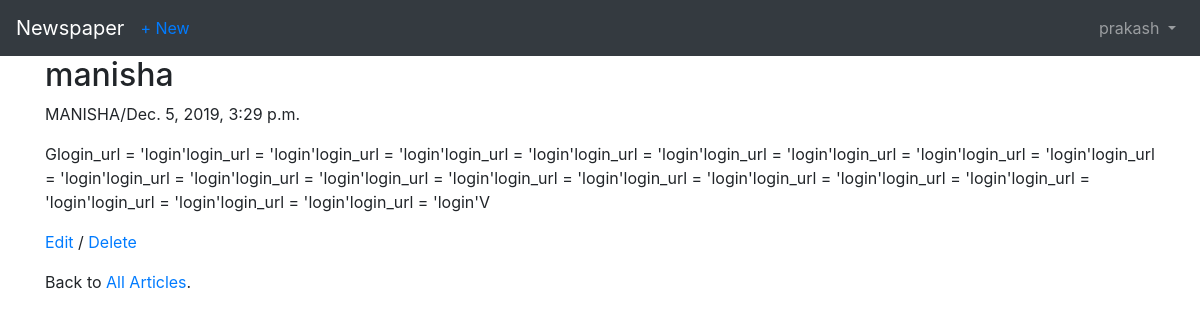
The page /articles/6/ (signed in) on the database its author committed.
### users/models.py (models this page shows)
class CustomUser(AbstractUser):
    age = models.PositiveIntegerField(null=True,blank=True)

### articles/models.py (models this page shows, shortened)
class Article(models.Model):
    title = models.CharField(max_length=255)
    body = models.TextField()
    date = models.DateTimeField(auto_now_add=True)
    author = models.ForeignKey(
        get_user_model(),
        on_delete = models.CASCADE,
    )

### articles/views.py (the view)
# urls.py: path('<int:pk>/',ArticleDetailView.as_view(),name='article_detail'),
class ArticleDetailView(LoginRequiredMixin, DetailView):
    model = Article
    template_name = 'article_detail.html'
    login_url = 'login'

### templates/article_detail.html
{% extends "base.html" %}
{% block content %}
  <div class="article-entry">
      <h2>{{object.title}}</h2>
      <p>{{object.author}}/{{object.date}}</p>
      <p>{{object.body}}</p>
  </div>
  <p><a href="{% url 'article_edit' article.pk %}">Edit</a> /
<a href="{% url 'article_delete' article.pk %}">Delete</a></p>
<p>Back to <a href="{% url 'article_list' %}">All Articles</a>.</p>
{% endblock content %}

### templates/base.html (shortened to what this page needs)
<!DOCTYPE html>
<html lang="en" dir="ltr">
<head>
  <link rel="stylesheet" href="https://stackpath.bootstrapcdn.com/bootstrap/4.3.1/css/bootstrap.min.css"
>
</head>
<body>
  <nav class="navbar navbar-expand-md navbar-dark bg-dark mb- ">
    <a class="navbar-brand" href="{% url 'home' %}">Newspaper</a>
{% if user.is_authenticated %}
 <ul class="navbar-nav mr-auto">
    <li class="nav-item">
      <a href="{% url 'article_new' %}">+ New</a>
    </li>
 </ul>
{% endif %}
    <div class="collapse navbar-collapse" id="navbarCollapse">
      {% if user.is_authenticated %}
      <ul class="navbar-nav ml-auto">
        <li class="nav-item">
          <a class="nav-link dropdown-toggle" href="#" id="userMenu" data-toggle="dropdown" aria-haspopup="true"
            aria-expanded="false">
            {{ user.username }}
          </a>
        </li>
      </ul>
      {% endif %}
    </div>
  </nav>
  <div class="container">
    {% block content %}
    {% endblock content %}
  </div>
</body>
</html>

### rows shown on the page
CustomUser: username "prakash"
Article: title "manisha", author "MANISHA", date "Dec. 5, 2019, 3:29 p.m.", body "Glogin_url = 'login'login_url = 'login'login_url = 'login'login_url = 'login'login_url = 'login'login_url = 'login'login_url = 'login'login_url = 'login'login_url = 'login'login_url = 'login'login_url = 'login'login_url = 'login'login_url = 'login'login_url = 'login'login_url = 'login'login_url = 'login'login_url = 'login'login_url = 'login'login_url = 'login'login_url = 'login'V"
